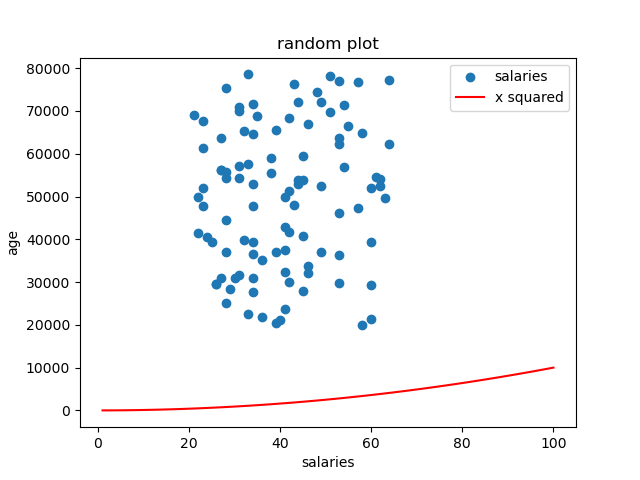

Python code for this plot:
# This program makes a list called ages that has the same number random values as salaries (range: 21 to 65)
# and plots a scatter plot of this data.

import numpy as np
import matplotlib.pyplot as plt

minSalary = 20000
maxSalary = 80000
numberOfEntries = 100

# This is so that the random numbers are the same each time to make it easier to debug.
np.random.seed(1)
salaries = np.random.randint(minSalary, maxSalary, numberOfEntries)
ages = np.random.randint(low=21, high= 65, size= numberOfEntries) # Absolute values set at the top.

# Add a legend, title and axis to this plot.
# same code as above, but with a legend, title and axis.
plt.scatter(ages, salaries, label="salaries" ) # This will be random
#plt.show() # if  you do tihs the program will halt here until the plot is closed.

#add x squared
xpoints = np.array(range(1, 101))
ypoints = xpoints * xpoints # multiply each entry by itself.

plt.plot(xpoints, ypoints, color = "r", label= "x squared") # This will be a line plot.
plt.title("random plot")
plt.xlabel("salaries")
plt.ylabel("age")
plt.legend() # This will add a legend to the plot.
#plt.show() # See how the axis have changed.

#add this line to the end you can comment out the plt.show() line above.
# see how the axis have changed.
plt.savefig("prettier-plot.png") # This will save the plot to a file called scatter.png.